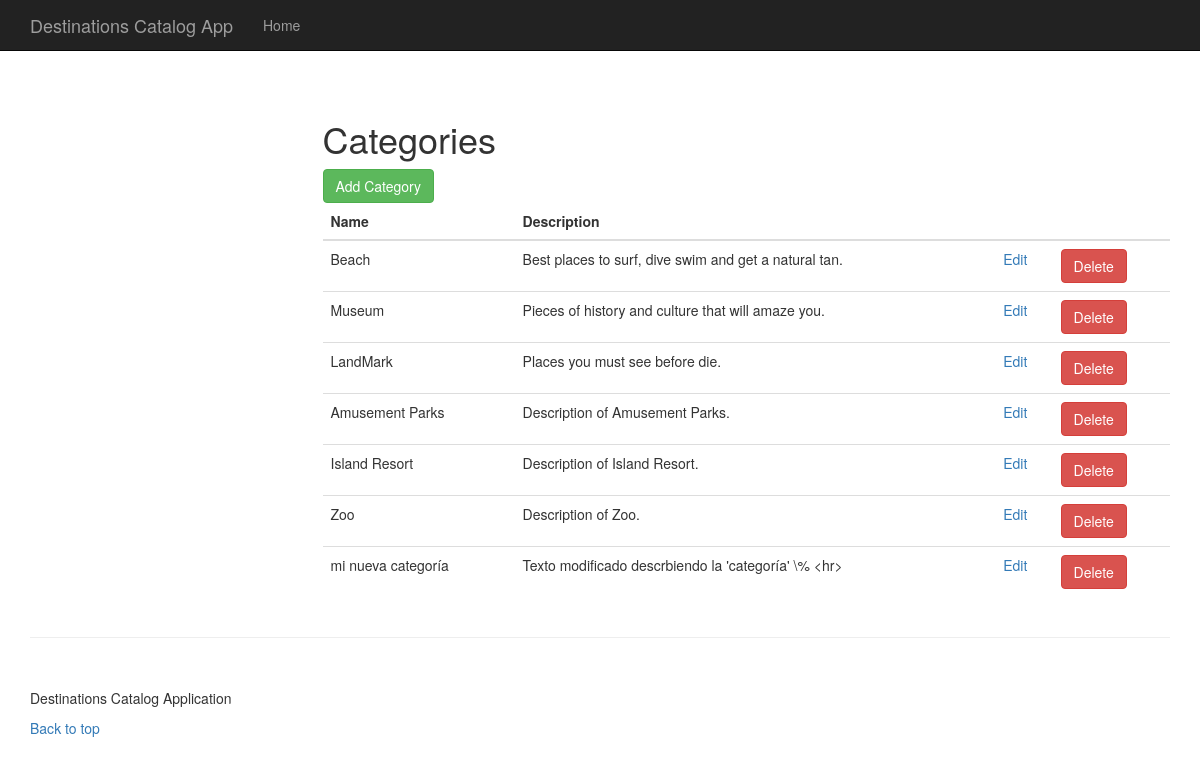
The page /categories on the database as committed earlier.
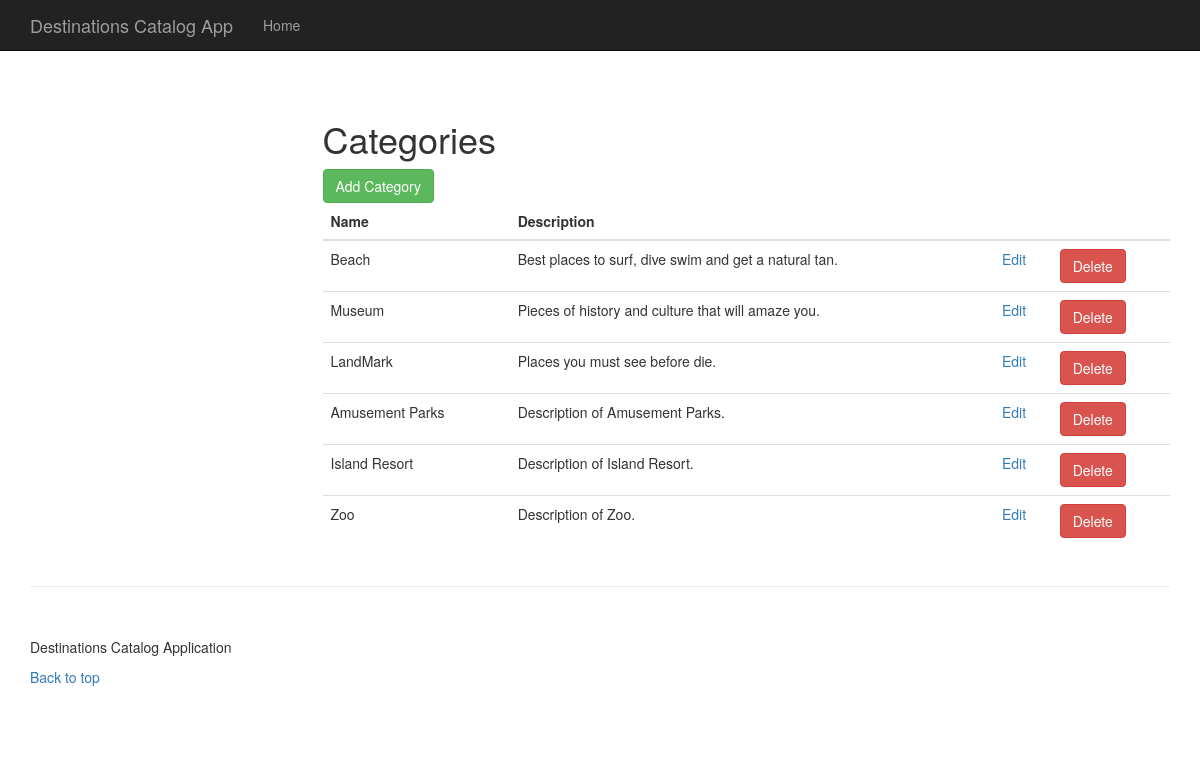
The same page on the database as committed later.
### itemCatalog/models.py (models this page shows, shortened)
class Category(db.Model):
    id = db.Column(db.Integer, primary_key=True)
    name = db.Column(db.String(80), unique=True, nullable=False)
    description = db.Column(db.Text())
    items = db.relationship('Item', backref = "category", lazy = "dynamic")

### itemCatalog/views.py (the view)
@app.route('/categories')
def listCategories():
    cats = Category.query.all()
    return render_template('categories.html', categories=cats)

### itemCatalog/templates/categories.html (shortened to what this page needs)
{% extends "mainLayout.html" %}
{% block content %}
    <h1>Categories</h1>
    <a class="btn btn-success" href="{{ url_for('.newCategory') }}">Add Category</a>
    <div class="table-responsive">
        <table class="table table-hover">
            <thead>
                <tr>
                    <th>Name</th>
                    <th>Description</th>
                    <th></th>
                    <th></th>
                </tr>
            </thead>
            <tbody>
                {% for cat in categories %}
                    <tr>
                        <td>{{ cat.name }}</td>
                        <td>{{ cat.description }}</td>
                        <td><a href="{{ url_for('.editCategory', category_id=cat.id) }}">Edit</a></td>
                        <td>
                            <form method="POST" action="{{ url_for('.deleteCategory', category_id=cat.id) }}">
                                <button type="submit" class="btn btn-danger">Delete</button>
                            </form>
                        </td>
                    </tr>
                {% endfor %}
            </tbody>
        </table>
    </div>
{% endblock %}

### itemCatalog/templates/mainLayout.html (shortened to what this page needs)
<!DOCTYPE html>
<html lang="en">
<head>
    <link href="{{url_for('static', filename='css/bootstrap.min.css')}}" rel="stylesheet">
    <link href="{{url_for('static', filename='css/styles.css')}}" rel="stylesheet">
</head>
<body>
    <nav class="navbar navbar-inverse navbar-fixed-top" role="navigation">
        <div class="container">
            <div class="navbar-header">
                <a class="navbar-brand" href="{{ url_for('.home') }}">Destinations Catalog App</a>
            </div>
            <div class="collapse navbar-collapse" id="ictlog-navbar-collapse">
                <ul class="nav navbar-nav">
                    <li>
                        <a href="#">Home</a>
                    </li>
                </ul>
            </div>
        </div>
    </nav>
    <div class="container">
        <dir class="row">
            <div class="col-lg-12">
            </div>
        </dir>
        <div class="row">
            <div class="col-md-3">
            </div>
            <div class="col-md-9">
                {% block content %}
                {% endblock %}
            </div>
        </div>
        <hr>
        <footer>
            <div class="row">
                <div class="col-lg-12">
                    <p>Destinations Catalog Application</p>
                    <p><a href="#">Back to top</a></p>
                </div>
            </div>
        </footer>
    </div>
</body>
</html>

### itemCatalog/static/css/styles.css (style rules this page uses)
body { padding-top: 70px; }
footer { margin: 50px 0; }

Rows that differ between the two databases and show on the page:
removed Category: name "mi nueva categoría", description "Texto modificado descrbiendo la 'categoría' \\% <hr>"
